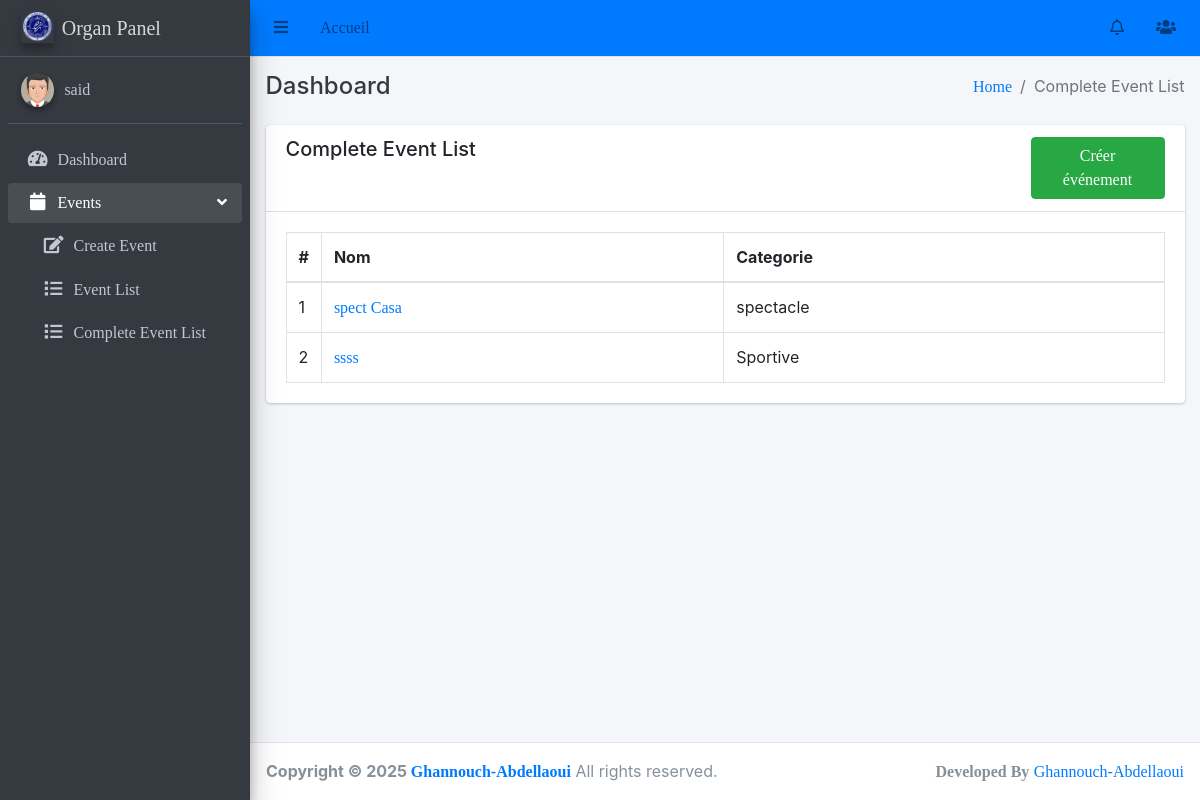
Page /organ/complete-event/ (signed in) on the committed database.
### events/models.py (models this page shows, shortened)
class Event(models.Model):
    category = models.ForeignKey(EventCategory, on_delete=models.CASCADE)
    name = models.CharField(max_length=255, unique=True)
    description = RichTextUploadingField()
    job_category = models.ForeignKey(JobCategory, on_delete=models.CASCADE)
    select_scheduled_status = (
        ('yet to scheduled', 'Yet to Scheduled'),
        ('scheduled', 'Scheduled')
    )
    scheduled_status = models.CharField(max_length=25, choices=select_scheduled_status)
    venue = models.CharField(max_length=255)
    start_date = models.DateField()
    end_date = models.DateField()
    location = LocationField()
    maximum_attende = models.PositiveIntegerField()
    created_user = models.ForeignKey('auth.User', on_delete=models.CASCADE, null=True, blank=True, related_name='event_created_user')
    updated_user = models.ForeignKey('auth.User', on_delete=models.CASCADE, blank=True, null=True, related_name='event_updated_user')
    created_date = models.DateField(auto_now_add=True)
    updated_date = models.DateField(auto_now_add=True)
    last_updated = models.DateTimeField(auto_now=True)
    status_choice = (
        ('disabled', 'Disabled'),
        ('active', 'Active'),
        ('deleted', 'Deleted'),
        ('time out', 'Time Out'),
        ('completed', 'Completed'),
        ('cancel', 'Cancel'),
    )
    status = models.CharField(choices=status_choice, max_length=10)
    price = models.DecimalField(max_digits=8, decimal_places=2,null=True)
    ticket = models.OneToOneField(Ticket, on_delete=models.CASCADE, null=True,  blank=True)

class EventCategory(models.Model):
    name = models.CharField(max_length=255, unique=True)
    code = models.CharField(max_length=6, unique=True)
    created_user = models.ForeignKey('auth.User', on_delete=models.CASCADE, related_name='created_user')
    updated_user = models.ForeignKey('auth.User', on_delete=models.CASCADE, related_name='updated_user')
    created_date = models.DateField(auto_now_add=True)
    updated_date = models.DateField(auto_now_add=True)
    status_choice = (
        ('active', 'Active'),
        ('deleted', 'Deleted'),
        ('blocked', 'Blocked'),
    )
    status = models.CharField(choices=status_choice, max_length=10)
    def __str__(self):
        return self.name

### organ/views.py (the view)
# urls.py: path('complete-event/', CompleteEventList.as_view(), name='complete-event'),
class CompleteEventList(LoginRequiredMixin, ListView):
    login_url = 'login'
    model = Event
    template_name = 'organ/complete_event_list.html'
    context_object_name = 'events'
    def get_queryset(self):
        queryset = super().get_queryset()
        user = self.request.user.id
        return Event.objects.filter(status='completed',created_user_id=user)

### main/templates/organ/complete_event_list.html (shortened to what this page needs)
{% extends 'base/base_organ.html' %}
{% block breadcrumb %}Complete Event List{% endblock breadcrumb %}
{% block content %}
    <div class="row">
        <div class="col-md-12">
            <div class="card">
                <div class="card-header">
                    <div class="row">
                        <div class="col-md-10">
                            <h5>Complete Event List</h5>
                        </div>
                        <div class="col-md-2">
                            <a class="btn btn-success" href="{% url 'organ:event-create' %}">Créer événement</a>
                        </div>
                    </div>
                </div>
                <div class="card-body">
                    <table class="table table-bordered">
                        <thead>
                          <tr>
                            <th style="width: 10px">#</th>
                            <th>Nom</th>
                            <th>Categorie</th>
                          </tr>
                        </thead>
                        <tbody>
                            {% for event in events %}
                                <tr role="row">
                                    <td>{{ forloop.counter }}</td>
                                    <td>
                                        <a href="{% url 'organ:event-detail' event.id %}">{{ event.name }}</a>
                                    </td>
                                    <td>{{ event.category }}</td>
                                </tr>
                            {% endfor %}
                        </tbody>
                      </table>
                </div>
            </div>
        </div>
    </div>
{% endblock content %}

### main/templates/base/sidebar_organ.html (shortened to what this page needs)
{% load static %}
<aside class="main-sidebar sidebar-dark-primary elevation-4">
    <a href="#" class="brand-link">
      <img src="{% static 'img/logo.png' %}" alt="Logo" class="brand-image elevation-3"
           style="opacity: .8">
          <span class="brand-text font-weight-light">Organ Panel</span>
    </a>
    <div class="sidebar">
      <div class="user-panel mt-3 pb-3 mb-3 d-flex">
        <div class="image">
          <img src="{% static 'img/avatar5.png' %}" class="img-circle elevation-2" alt="User Image">
        </div>
        <div class="info">
          <a href="{% url 'useracc:Yourprofile' %}" class="d-block">{{request.user}}</a>
        </div>
      </div>
      <nav class="mt-2">
        <ul class="nav nav-pills nav-sidebar flex-column" data-widget="treeview" role="menu" data-accordion="false">
          <li class="nav-item">
            <a href="{% url 'dashboard_organ' %}" class="nav-link">
              <i class="nav-icon fas fa-tachometer-alt"></i>
              <p>
                Dashboard
              </p>
            </a>
          </li>
          <li class="nav-item has-treeview menu-open">
            <a href="#" class="nav-link">
              <i class="nav-icon fas fa-calendar"></i>
              <p>
                Events
                <i class="right fas fa-angle-left"></i>
              </p>
            </a>
            <ul class="nav nav-treeview">
              <li class="nav-item ml-3">
                <a href="{% url 'organ:event-create' %}" class="nav-link">
                  <i class="far fa fa-edit nav-icon"></i>
                  <p>Create Event</p>
                </a>
              </li>
              <li class="nav-item ml-3">
                <a href="{% url 'organ:event-list' %}" class="nav-link">
                  <i class="far fa fa-list nav-icon"></i>
                  <p>Event List</p>
                </a>
              </li>
              <li class="nav-item ml-3">
                <a href="{% url 'organ:complete-event' %}" class="nav-link">
                  <i class="far fa fa-list nav-icon"></i>
                  <p>Complete Event List</p>
                </a>
              </li>
            </ul>
          </li>
        </ul>
      </nav>
    </div>
  </aside>

### rows in the picture
Event: name "spect Casa", category "spectacle"
Event: name "ssss", category "Sportive"

### other values in the picture
{{ request.user }} "said"
